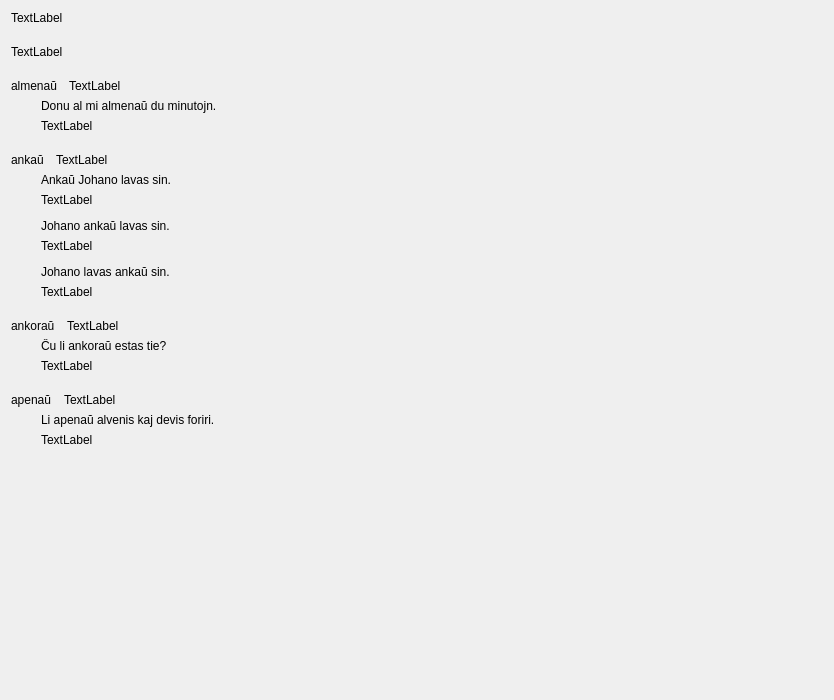
         <widget class="QWidget" name="scrollAreaWidgetContents">
          <property name="geometry">
           <rect>
            <x>0</x>
            <y>0</y>
            <width>834</width>
            <height>700</height>
           </rect>
          </property>
          <layout class="QVBoxLayout" name="verticalLayout_52">
           <property name="spacing">
            <number>20</number>
           </property>
           <item>
            <widget class="titolo" name="Lec11_Label11">
             <property name="sizePolicy">
              <sizepolicy hsizetype="Preferred" vsizetype="Maximum">
               <horstretch>0</horstretch>
               <verstretch>0</verstretch>
              </sizepolicy>
             </property>
             <property name="text">
              <string>TextLabel</string>
             </property>
            </widget>
           </item>
           <item>
            <widget class="QLabel" name="Lec11_Label802">
             <property name="text">
              <string>TextLabel</string>
             </property>
             <property name="wordWrap">
              <bool>true</bool>
             </property>
            </widget>
           </item>
           <item>
            <layout class="QVBoxLayout" name="verticalLayout_7">
             <property name="spacing">
              <number>6</number>
             </property>
             <item>
              <layout class="QHBoxLayout" name="horizontalLayout_11">
               <property name="spacing">
                <number>12</number>
               </property>
               <item>
                <widget class="neklakebla_nova" name="Lec11_Button709">
                 <property name="sizePolicy">
                  <sizepolicy hsizetype="Preferred" vsizetype="Preferred">
                   <horstretch>0</horstretch>
                   <verstretch>0</verstretch>
                  </sizepolicy>
                 </property>
                 <property name="text">
                  <string>almenaŭ</string>
                 </property>
                 <property name="wordWrap">
                  <bool>true</bool>
                 </property>
                 <property name="lingvo" stdset="0">
                  <string>eo</string>
                 </property>
                </widget>
               </item>
               <item>
                <widget class="QLabel" name="Lec11_Label803">
                 <property name="sizePolicy">
                  <sizepolicy hsizetype="Expanding" vsizetype="Preferred">
                   <horstretch>0</horstretch>
                   <verstretch>0</verstretch>
                  </sizepolicy>
                 </property>
                 <property name="text">
                  <string>TextLabel</string>
                 </property>
                 <property name="wordWrap">
                  <bool>true</bool>
                 </property>
                </widget>
               </item>
              </layout>
             </item>
             <item>
              <layout class="QHBoxLayout" name="horizontalLayout_10">
               <item>
                <spacer name="horizontalSpacer">
                 <property name="orientation">
                  <enum>Qt::Horizontal</enum>
                 </property>
                 <property name="sizeType">
                  <enum>QSizePolicy::Fixed</enum>
                 </property>
                 <property name="sizeHint" stdset="0">
                  <size>
                   <width>30</width>
                   <height>10</height>
                  </size>
                 </property>
                </spacer>
               </item>
               <item>
                <layout class="QVBoxLayout" name="verticalLayout_6">
                 <property name="spacing">
                  <number>6</number>
                 </property>
                 <item>
                  <widget class="neklakebla_nova" name="pushButton_5">
                   <property name="sizePolicy">
                    <sizepolicy hsizetype="Preferred" vsizetype="Preferred">
                     <horstretch>0</horstretch>
                     <verstretch>0</verstretch>
                    </sizepolicy>
                   </property>
                   <property name="text">
                    <string>Donu al mi almenaŭ du minutojn.</string>
                   </property>
                   <property name="wordWrap">
                    <bool>true</bool>
                   </property>
                  </widget>
                 </item>
                 <item>
                  <widget class="QLabel" name="Lec11_Label805">
                   <property name="text">
                    <string>TextLabel</string>
                   </property>
                   <property name="wordWrap">
                    <bool>true</bool>
                   </property>
                  </widget>
                 </item>
                </layout>
               </item>
              </layout>
             </item>
            </layout>
           </item>
           <item>
            <layout class="QVBoxLayout" name="verticalLayout_5">
             <property name="spacing">
              <number>6</number>
             </property>
             <item>
              <layout class="QHBoxLayout" name="horizontalLayout_8">
               <property name="spacing">
                <number>12</number>
               </property>
               <item>
                <widget class="neklakebla_nova" name="Lec11_Button711">
                 <property name="sizePolicy">
                  <sizepolicy hsizetype="Preferred" vsizetype="Preferred">
                   <horstretch>0</horstretch>
                   <verstretch>0</verstretch>
                  </sizepolicy>
                 </property>
                 <property name="text">
                  <string>ankaŭ</string>
                 </property>
                 <property name="wordWrap">
                  <bool>true</bool>
                 </property>
                 <property name="lingvo" stdset="0">
                  <string>eo</string>
                 </property>
                </widget>
               </item>
               <item>
                <widget class="QLabel" name="Lec11_Label804">
                 <property name="sizePolicy">
                  <sizepolicy hsizetype="Expanding" vsizetype="Preferred">
                   <horstretch>0</horstretch>
                   <verstretch>0</verstretch>
                  </sizepolicy>
                 </property>
                 <property name="text">
                  <string>TextLabel</string>
                 </property>
                 <property name="wordWrap">
                  <bool>true</bool>
                 </property>
                </widget>
               </item>
              </layout>
             </item>
             <item>
              <layout class="QHBoxLayout" name="horizontalLayout_9">
               <item>
                <spacer name="horizontalSpacer_2">
                 <property name="orientation">
                  <enum>Qt::Horizontal</enum>
                 </property>
                 <property name="sizeType">
                  <enum>QSizePolicy::Fixed</enum>
                 </property>
                 <property name="sizeHint" stdset="0">
                  <size>
                   <width>30</width>
                   <height>10</height>
                  </size>
                 </property>
                </spacer>
               </item>
               <item>
                <layout class="QVBoxLayout" name="verticalLayout_4">
                 <property name="spacing">
                  <number>12</number>
                 </property>
                 <item>
                  <layout class="QVBoxLayout" name="verticalLayout_47">
                   <property name="spacing">
                    <number>6</number>
                   </property>
                   <item>
                    <widget class="neklakebla_nova" name="pushButton_6">
                     <property name="sizePolicy">
                      <sizepolicy hsizetype="Preferred" vsizetype="Preferred">
                       <horstretch>0</horstretch>
                       <verstretch>0</verstretch>
                      </sizepolicy>
                     </property>
                     <property name="text">
                      <string>Ankaŭ Johano lavas sin.</string>
                     </property>
                     <property name="wordWrap">
                      <bool>true</bool>
                     </property>
                    </widget>
                   </item>
                   <item>
                    <widget class="QLabel" name="Lec11_Label806">
                     <property name="text">
                      <string>TextLabel</string>
                     </property>
                     <property name="wordWrap">
                      <bool>true</bool>
                     </property>
                    </widget>
                   </item>
                  </layout>
                 </item>
                 <item>
                  <layout class="QVBoxLayout" name="verticalLayout_48">
                   <property name="spacing">
                    <number>6</number>
                   </property>
                   <item>
                    <widget class="neklakebla_nova" name="pushButton_7">
                     <property name="sizePolicy">
                      <sizepolicy hsizetype="Preferred" vsizetype="Preferred">
                       <horstretch>0</horstretch>
                       <verstretch>0</verstretch>
                      </sizepolicy>
                     </property>
                     <property name="text">
                      <string>Johano ankaŭ lavas sin.</string>
                     </property>
                     <property name="wordWrap">
                      <bool>true</bool>
                     </property>
                    </widget>
                   </item>
                   <item>
                    <widget class="QLabel" name="Lec11_Label807">
                     <property name="text">
                      <string>TextLabel</string>
                     </property>
                     <property name="wordWrap">
                      <bool>true</bool>
                     </property>
                    </widget>
                   </item>
                  </layout>
                 </item>
                 <item>
                  <layout class="QVBoxLayout" name="verticalLayout_49">
                   <property name="spacing">
                    <number>6</number>
                   </property>
                   <item>
                    <widget class="neklakebla_nova" name="pushButton_8">
                     <property name="sizePolicy">
                      <sizepolicy hsizetype="Preferred" vsizetype="Preferred">
                       <horstretch>0</horstretch>
                       <verstretch>0</verstretch>
                      </sizepolicy>
                     </property>
                     <property name="text">
                      <string>Johano lavas ankaŭ sin.</string>
                     </property>
                     <property name="wordWrap">
                      <bool>true</bool>
                     </property>
                    </widget>
                   </item>
                   <item>
                    <widget class="QLabel" name="Lec11_Label808">
                     <property name="text">
                      <string>TextLabel</string>
                     </property>
                     <property name="wordWrap">
                      <bool>true</bool>
                     </property>
                    </widget>
                   </item>
                  </layout>
                 </item>
                </layout>
               </item>
              </layout>
             </item>
            </layout>
           </item>
           <item>
            <layout class="QVBoxLayout" name="verticalLayout_50">
             <property name="spacing">
              <number>6</number>
             </property>
             <item>
              <layout class="QHBoxLayout" name="horizontalLayout_4">
               <property name="spacing">
                <number>12</number>
               </property>
               <item>
                <widget class="neklakebla_nova" name="Lec11_Button715">
                 <property name="sizePolicy">
                  <sizepolicy hsizetype="Preferred" vsizetype="Preferred">
                   <horstretch>0</horstretch>
                   <verstretch>0</verstretch>
                  </sizepolicy>
                 </property>
                 <property name="text">
                  <string>ankoraŭ</string>
                 </property>
                 <property name="wordWrap">
                  <bool>true</bool>
                 </property>
                 <property name="lingvo" stdset="0">
                  <string>eo</string>
                 </property>
                </widget>
               </item>
               <item>
                <widget class="QLabel" name="Lec11_Label809">
                 <property name="sizePolicy">
                  <sizepolicy hsizetype="Expanding" vsizetype="Preferred">
                   <horstretch>0</horstretch>
                   <verstretch>0</verstretch>
                  </sizepolicy>
                 </property>
                 <property name="text">
                  <string>TextLabel</string>
                 </property>
                 <property name="wordWrap">
                  <bool>true</bool>
                 </property>
                </widget>
               </item>
              </layout>
             </item>
             <item>
              <layout class="QHBoxLayout" name="horizontalLayout_3">
               <item>
                <spacer name="horizontalSpacer_3">
                 <property name="orientation">
                  <enum>Qt::Horizontal</enum>
                 </property>
                 <property name="sizeType">
                  <enum>QSizePolicy::Fixed</enum>
                 </property>
                 <property name="sizeHint" stdset="0">
                  <size>
                   <width>30</width>
                   <height>10</height>
                  </size>
                 </property>
                </spacer>
               </item>
               <item>
                <layout class="QVBoxLayout" name="verticalLayout_3">
                 <property name="spacing">
                  <number>6</number>
                 </property>
                 <item>
                  <widget class="neklakebla_nova" name="pushButton_9">
                   <property name="sizePolicy">
                    <sizepolicy hsizetype="Preferred" vsizetype="Preferred">
                     <horstretch>0</horstretch>
                     <verstretch>0</verstretch>
                    </sizepolicy>
                   </property>
                   <property name="text">
                    <string>Ĉu li ankoraŭ estas tie?</string>
                   </property>
                   <property name="wordWrap">
                    <bool>true</bool>
                   </property>
                  </widget>
                 </item>
                 <item>
                  <widget class="QLabel" name="Lec11_Label811">
                   <property name="text">
                    <string>TextLabel</string>
                   </property>
                   <property name="wordWrap">
                    <bool>true</bool>
                   </property>
                  </widget>
                 </item>
                </layout>
               </item>
              </layout>
             </item>
            </layout>
           </item>
           <item>
            <layout class="QVBoxLayout" name="verticalLayout_51">
             <property name="spacing">
              <number>6</number>
             </property>
             <item>
              <layout class="QHBoxLayout" name="horizontalLayout_2">
               <property name="spacing">
                <number>12</number>
               </property>
               <item>
                <widget class="neklakebla_nova" name="Lec11_Button718">
                 <property name="sizePolicy">
                  <sizepolicy hsizetype="Preferred" vsizetype="Preferred">
                   <horstretch>0</horstretch>
                   <verstretch>0</verstretch>
                  </sizepolicy>
                 </property>
                 <property name="text">
                  <string>apenaŭ</string>
                 </property>
                 <property name="wordWrap">
                  <bool>true</bool>
                 </property>
                 <property name="lingvo" stdset="0">
                  <string>eo</string>
                 </property>
                </widget>
               </item>
               <item>
                <widget class="QLabel" name="Lec11_Label812">
                 <property name="sizePolicy">
                  <sizepolicy hsizetype="Expanding" vsizetype="Preferred">
                   <horstretch>0</horstretch>
                   <verstretch>0</verstretch>
                  </sizepolicy>
                 </property>
                 <property name="text">
                  <string>TextLabel</string>
                 </property>
                 <property name="wordWrap">
                  <bool>true</bool>
                 </property>
                </widget>
               </item>
              </layout>
             </item>
             <item>
              <layout class="QHBoxLayout" name="horizontalLayout">
               <item>
                <spacer name="horizontalSpacer_4">
                 <property name="orientation">
                  <enum>Qt::Horizontal</enum>
                 </property>
                 <property name="sizeType">
                  <enum>QSizePolicy::Fixed</enum>
                 </property>
                 <property name="sizeHint" stdset="0">
                  <size>
                   <width>30</width>
                   <height>10</height>
                  </size>
                 </property>
                </spacer>
               </item>
               <item>
                <layout class="QVBoxLayout" name="verticalLayout_2">
                 <property name="spacing">
                  <number>6</number>
                 </property>
                 <item>
                  <widget class="neklakebla_nova" name="pushButton_10">
                   <property name="sizePolicy">
                    <sizepolicy hsizetype="Preferred" vsizetype="Preferred">
                     <horstretch>0</horstretch>
                     <verstretch>0</verstretch>
                    </sizepolicy>
                   </property>
                   <property name="text">
                    <string>Li apenaŭ alvenis kaj devis foriri.</string>
                   </property>
                   <property name="wordWrap">
                    <bool>true</bool>
                   </property>
                  </widget>
                 </item>
                 <item>
                  <widget class="QLabel" name="Lec11_Label813">
                   <property name="text">
                    <string>TextLabel</string>
                   </property>
                   <property name="wordWrap">
                    <bool>true</bool>
                   </property>
                  </widget>
                 </item>
                </layout>
               </item>
              </layout>
             </item>
            </layout>
           </item>
           <item>
            <spacer name="verticalSpacer_2">
             <property name="orientation">
              <enum>Qt::Vertical</enum>
             </property>
             <property name="sizeHint" stdset="0">
              <size>
               <width>20</width>
               <height>40</height>
              </size>
             </property>
            </spacer>
           </item>
          </layout>
         </widget>
